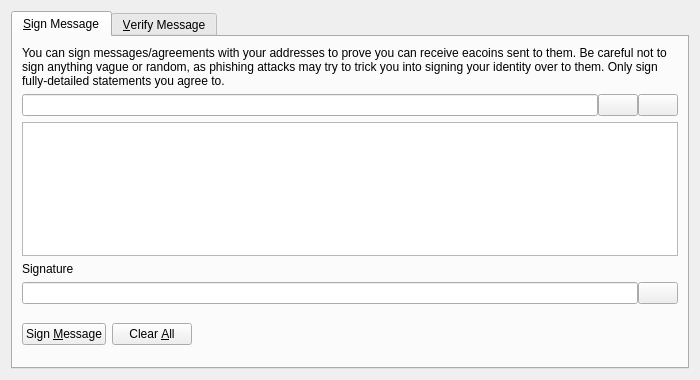
<?xml version="1.0" encoding="UTF-8"?>
<ui version="4.0">
 <class>SignVerifyMessageDialog</class>
 <widget class="QDialog" name="SignVerifyMessageDialog">
  <property name="geometry">
   <rect>
    <x>0</x>
    <y>0</y>
    <width>700</width>
    <height>380</height>
   </rect>
  </property>
  <property name="windowTitle">
   <string>Signatures - Sign / Verify a Message</string>
  </property>
  <property name="modal">
   <bool>true</bool>
  </property>
  <layout class="QVBoxLayout" name="verticalLayout">
   <item>
    <widget class="QTabWidget" name="tabWidget">
     <property name="currentIndex">
      <number>0</number>
     </property>
     <widget class="QWidget" name="tabSignMessage">
      <attribute name="title">
       <string>&amp;Sign Message</string>
      </attribute>
      <layout class="QVBoxLayout" name="verticalLayout_SM">
       <item>
        <widget class="QLabel" name="infoLabel_SM">
         <property name="text">
          <string>You can sign messages/agreements with your addresses to prove you can receive eacoins sent to them. Be careful not to sign anything vague or random, as phishing attacks may try to trick you into signing your identity over to them. Only sign fully-detailed statements you agree to.</string>
         </property>
         <property name="textFormat">
          <enum>Qt::PlainText</enum>
         </property>
         <property name="wordWrap">
          <bool>true</bool>
         </property>
        </widget>
       </item>
       <item>
        <layout class="QHBoxLayout" name="horizontalLayout_1_SM">
         <property name="spacing">
          <number>0</number>
         </property>
         <item>
          <widget class="QValidatedLineEdit" name="addressIn_SM">
           <property name="toolTip">
            <string>The EACoin address to sign the message with</string>
           </property>
          </widget>
         </item>
         <item>
          <widget class="QPushButton" name="addressBookButton_SM">
           <property name="toolTip">
            <string>Choose previously used address</string>
           </property>
           <property name="text">
            <string/>
           </property>
           <property name="icon">
            <iconset resource="../eacoin.qrc">
             <normaloff>:/icons/address-book</normaloff>:/icons/address-book</iconset>
           </property>
           <property name="shortcut">
            <string>Alt+A</string>
           </property>
           <property name="autoDefault">
            <bool>false</bool>
           </property>
          </widget>
         </item>
         <item>
          <widget class="QPushButton" name="pasteButton_SM">
           <property name="toolTip">
            <string>Paste address from clipboard</string>
           </property>
           <property name="text">
            <string/>
           </property>
           <property name="icon">
            <iconset resource="../eacoin.qrc">
             <normaloff>:/icons/editpaste</normaloff>:/icons/editpaste</iconset>
           </property>
           <property name="shortcut">
            <string>Alt+P</string>
           </property>
           <property name="autoDefault">
            <bool>false</bool>
           </property>
          </widget>
         </item>
        </layout>
       </item>
       <item>
        <widget class="QPlainTextEdit" name="messageIn_SM">
         <property name="toolTip">
          <string>Enter the message you want to sign here</string>
         </property>
        </widget>
       </item>
       <item>
        <widget class="QLabel" name="signatureLabel_SM">
         <property name="text">
          <string>Signature</string>
         </property>
         <property name="textFormat">
          <enum>Qt::PlainText</enum>
         </property>
        </widget>
       </item>
       <item>
        <layout class="QHBoxLayout" name="horizontalLayout_2_SM">
         <property name="spacing">
          <number>0</number>
         </property>
         <item>
          <widget class="QLineEdit" name="signatureOut_SM">
           <property name="font">
            <font>
             <italic>true</italic>
            </font>
           </property>
           <property name="readOnly">
            <bool>true</bool>
           </property>
          </widget>
         </item>
         <item>
          <widget class="QPushButton" name="copySignatureButton_SM">
           <property name="toolTip">
            <string>Copy the current signature to the system clipboard</string>
           </property>
           <property name="text">
            <string/>
           </property>
           <property name="icon">
            <iconset resource="../eacoin.qrc">
             <normaloff>:/icons/editcopy</normaloff>:/icons/editcopy</iconset>
           </property>
           <property name="autoDefault">
            <bool>false</bool>
           </property>
          </widget>
         </item>
        </layout>
       </item>
       <item>
        <layout class="QHBoxLayout" name="horizontalLayout_3_SM">
         <item>
          <widget class="QPushButton" name="signMessageButton_SM">
           <property name="toolTip">
            <string>Sign the message to prove you own this EACoin address</string>
           </property>
           <property name="text">
            <string>Sign &amp;Message</string>
           </property>
           <property name="icon">
            <iconset resource="../eacoin.qrc">
             <normaloff>:/icons/edit</normaloff>:/icons/edit</iconset>
           </property>
           <property name="autoDefault">
            <bool>false</bool>
           </property>
          </widget>
         </item>
         <item>
          <widget class="QPushButton" name="clearButton_SM">
           <property name="toolTip">
            <string>Reset all sign message fields</string>
           </property>
           <property name="text">
            <string>Clear &amp;All</string>
           </property>
           <property name="icon">
            <iconset resource="../eacoin.qrc">
             <normaloff>:/icons/remove</normaloff>:/icons/remove</iconset>
           </property>
           <property name="autoDefault">
            <bool>false</bool>
           </property>
          </widget>
         </item>
         <item>
          <spacer name="horizontalSpacer_1_SM">
           <property name="orientation">
            <enum>Qt::Horizontal</enum>
           </property>
           <property name="sizeHint" stdset="0">
            <size>
             <width>40</width>
             <height>48</height>
            </size>
           </property>
          </spacer>
         </item>
         <item>
          <widget class="QLabel" name="statusLabel_SM">
           <property name="font">
            <font>
             <weight>75</weight>
             <bold>true</bold>
            </font>
           </property>
           <property name="text">
            <string/>
           </property>
           <property name="wordWrap">
            <bool>true</bool>
           </property>
          </widget>
         </item>
         <item>
          <spacer name="horizontalSpacer_2_SM">
           <property name="orientation">
            <enum>Qt::Horizontal</enum>
           </property>
           <property name="sizeHint" stdset="0">
            <size>
             <width>40</width>
             <height>48</height>
            </size>
           </property>
          </spacer>
         </item>
        </layout>
       </item>
      </layout>
     </widget>
     <widget class="QWidget" name="tabVerifyMessage">
      <attribute name="title">
       <string>&amp;Verify Message</string>
      </attribute>
      <layout class="QVBoxLayout" name="verticalLayout_VM">
       <item>
        <widget class="QLabel" name="infoLabel_VM">
         <property name="text">
          <string>Enter the receiver's address, message (ensure you copy line breaks, spaces, tabs, etc. exactly) and signature below to verify the message. Be careful not to read more into the signature than what is in the signed message itself, to avoid being tricked by a man-in-the-middle attack. Note that this only proves the signing party receives with the address, it cannot prove sendership of any transaction!</string>
         </property>
         <property name="textFormat">
          <enum>Qt::PlainText</enum>
         </property>
         <property name="alignment">
          <set>Qt::AlignLeading|Qt::AlignLeft|Qt::AlignTop</set>
         </property>
         <property name="wordWrap">
          <bool>true</bool>
         </property>
        </widget>
       </item>
       <item>
        <layout class="QHBoxLayout" name="horizontalLayout_1_VM">
         <property name="spacing">
          <number>0</number>
         </property>
         <item>
          <widget class="QValidatedLineEdit" name="addressIn_VM">
           <property name="toolTip">
            <string>The EACoin address the message was signed with</string>
           </property>
          </widget>
         </item>
         <item>
          <widget class="QPushButton" name="addressBookButton_VM">
           <property name="toolTip">
            <string>Choose previously used address</string>
           </property>
           <property name="text">
            <string/>
           </property>
           <property name="icon">
            <iconset resource="../eacoin.qrc">
             <normaloff>:/icons/address-book</normaloff>:/icons/address-book</iconset>
           </property>
           <property name="shortcut">
            <string>Alt+A</string>
           </property>
           <property name="autoDefault">
            <bool>false</bool>
           </property>
          </widget>
         </item>
        </layout>
       </item>
       <item>
        <widget class="QPlainTextEdit" name="messageIn_VM"/>
       </item>
       <item>
        <widget class="QValidatedLineEdit" name="signatureIn_VM"/>
       </item>
       <item>
        <layout class="QHBoxLayout" name="horizontalLayout_2_VM">
         <item>
          <widget class="QPushButton" name="verifyMessageButton_VM">
           <property name="toolTip">
            <string>Verify the message to ensure it was signed with the specified EACoin address</string>
           </property>
           <property name="text">
            <string>Verify &amp;Message</string>
           </property>
           <property name="icon">
            <iconset resource="../eacoin.qrc">
             <normaloff>:/icons/transaction_0</normaloff>:/icons/transaction_0</iconset>
           </property>
           <property name="autoDefault">
            <bool>false</bool>
           </property>
          </widget>
         </item>
         <item>
          <widget class="QPushButton" name="clearButton_VM">
           <property name="toolTip">
            <string>Reset all verify message fields</string>
           </property>
           <property name="text">
            <string>Clear &amp;All</string>
           </property>
           <property name="icon">
            <iconset resource="../eacoin.qrc">
             <normaloff>:/icons/remove</normaloff>:/icons/remove</iconset>
           </property>
           <property name="autoDefault">
            <bool>false</bool>
           </property>
          </widget>
         </item>
         <item>
          <spacer name="horizontalSpacer_1_VM">
           <property name="orientation">
            <enum>Qt::Horizontal</enum>
           </property>
           <property name="sizeHint" stdset="0">
            <size>
             <width>40</width>
             <height>48</height>
            </size>
           </property>
          </spacer>
         </item>
         <item>
          <widget class="QLabel" name="statusLabel_VM">
           <property name="font">
            <font>
             <weight>75</weight>
             <bold>true</bold>
            </font>
           </property>
           <property name="text">
            <string/>
           </property>
           <property name="wordWrap">
            <bool>true</bool>
           </property>
          </widget>
         </item>
         <item>
          <spacer name="horizontalSpacer_2_VM">
           <property name="orientation">
            <enum>Qt::Horizontal</enum>
           </property>
           <property name="sizeHint" stdset="0">
            <size>
             <width>40</width>
             <height>48</height>
            </size>
           </property>
          </spacer>
         </item>
        </layout>
       </item>
      </layout>
     </widget>
    </widget>
   </item>
  </layout>
 </widget>
 <customwidgets>
  <customwidget>
   <class>QValidatedLineEdit</class>
   <extends>QLineEdit</extends>
   <header>qvalidatedlineedit.h</header>
  </customwidget>
 </customwidgets>
 <resources>
  <include location="../eacoin.qrc"/>
 </resources>
 <connections/>
</ui>
